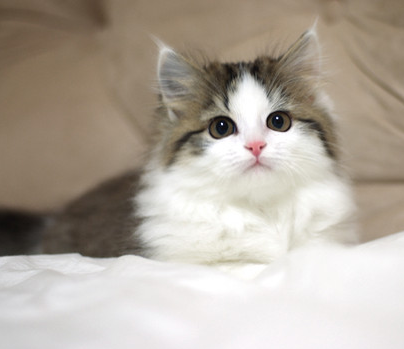
#> input picture cat.jpg, 404 x 349 px
$ python opencv-example10.py
#> lines starting #> are read from the running program, lines starting #| are printed output that depends on the picture; after the words box and inside, x2 and y2 are one past the last pixel; in counts of white or black regions, pixels touching at a corner belong together
import cv2
import matplotlib.pyplot as plt

# 임계점 처리
# cv2.threshold(iamge, thresh, max_value, type) : 임계값을 기준으로 흑/백으로 분류하는 함수
# image : 처리할 Gray Scale 이미지
# thresh : 임계 값(전체 픽셀에 적용)
# max_value : 임계 값을 넘었을 때 적용할 값
# type : 임계점을 처리하는 방식
# - THRESH_BINARY : 임계 값보다 크면 max_value, 작으면 0
# - THRESH_BINARY_INV : 임계 값보다 작으면 max_value, 크면 0
# - THRESH_TRUNC : 임계 값보다 크면 임계 값, 작으면 그대로
# - THRESH_TOZERO : 임계 값보다 크면 그대로, 작으면 0
# - THRESH_TOZERO_INV : 임계 값보다 크면 0, 작으면 그대로

image = cv2.imread('cat.jpg', cv2.IMREAD_GRAYSCALE)
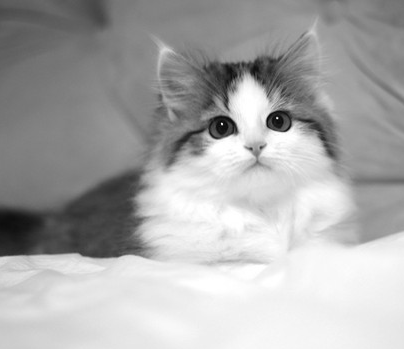
#> image: shape (349, 404); min 5, max 255, mean 170.4

images = []
ret, thres1 = cv2.threshold(image, 127, 255, cv2.THRESH_BINARY)
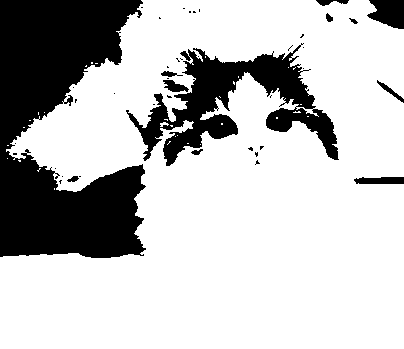
#> thres1: shape (349, 404); 75% white; 43 black regions (31 under 20 px), largest, box (x1, y1, x2, y2) and area: (0, 0, 146, 258) 24287, (126, 43, 339, 166) 9020, (367, 0, 404, 29) 798
ret, thres2 = cv2.threshold(image, 127, 255, cv2.THRESH_BINARY_INV)
ret, thres3 = cv2.threshold(image, 127, 255, cv2.THRESH_TRUNC)
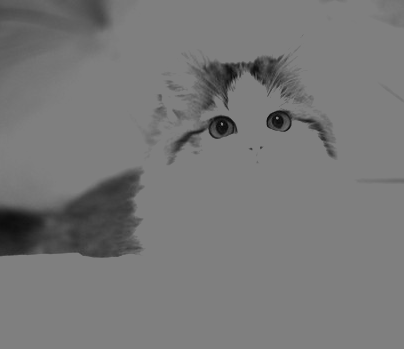
#> thres3: shape (349, 404); min 5, max 127, mean 119.1
ret, thres4 = cv2.threshold(image, 127, 255, cv2.THRESH_TOZERO)
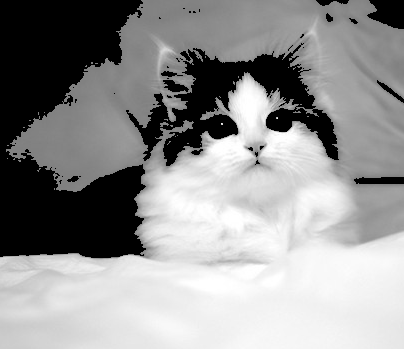
#> thres4: shape (349, 404); min 0, max 255, mean 146.6
ret, thres5 = cv2.threshold(image, 127, 255, cv2.THRESH_TOZERO_INV)
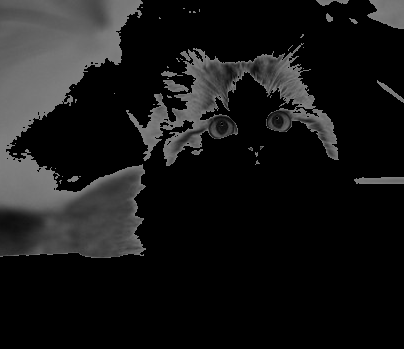
#> thres5: shape (349, 404); min 0, max 127, mean 23.8
images.append(thres1)
images.append(thres2)
images.append(thres3)
images.append(thres4)
images.append(thres5)

for i in images:
    plt.imshow(cv2.cvtColor(i, cv2.COLOR_GRAY2RGB))
    plt.show()
#> this loop made 5 passes

$ run again, with image01.jpg copied over cat.jpg
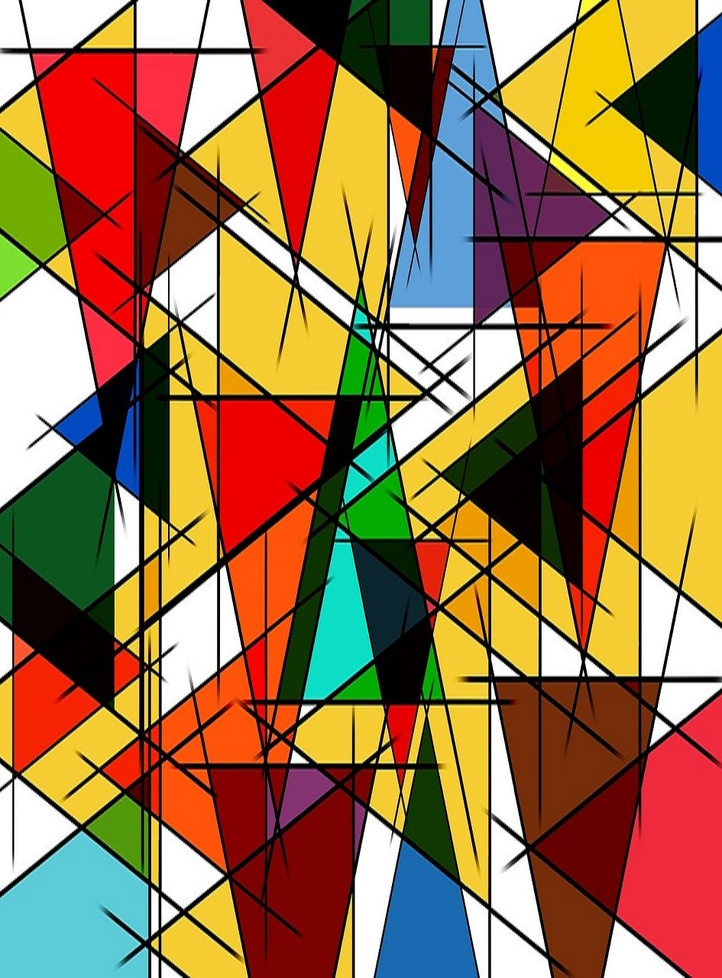
#> input picture image01.jpg, 722 x 978 px, shrunk from 945 x 1280 before the run
#> `ret, thres1 = cv2.threshold(image, 127, 255, cv2.THRESH_BINARY)`:
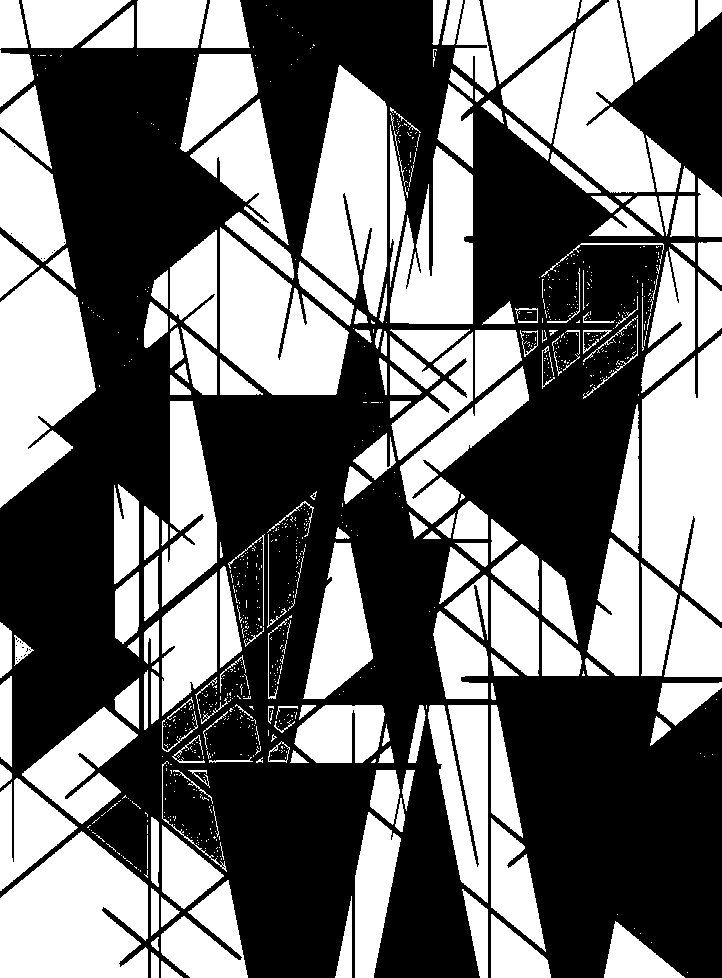
#> thres1: shape (978, 722); 44.2% white; 923 white regions (723 under 20 px), largest, box (x1, y1, x2, y2) and area: (642, 334, 722, 622) 17488, (0, 831, 148, 978) 16764, (0, 268, 96, 508) 15207
#> `ret, thres5 = cv2.threshold(image, 127, 255, cv2.THRESH_TOZERO_INV)`:
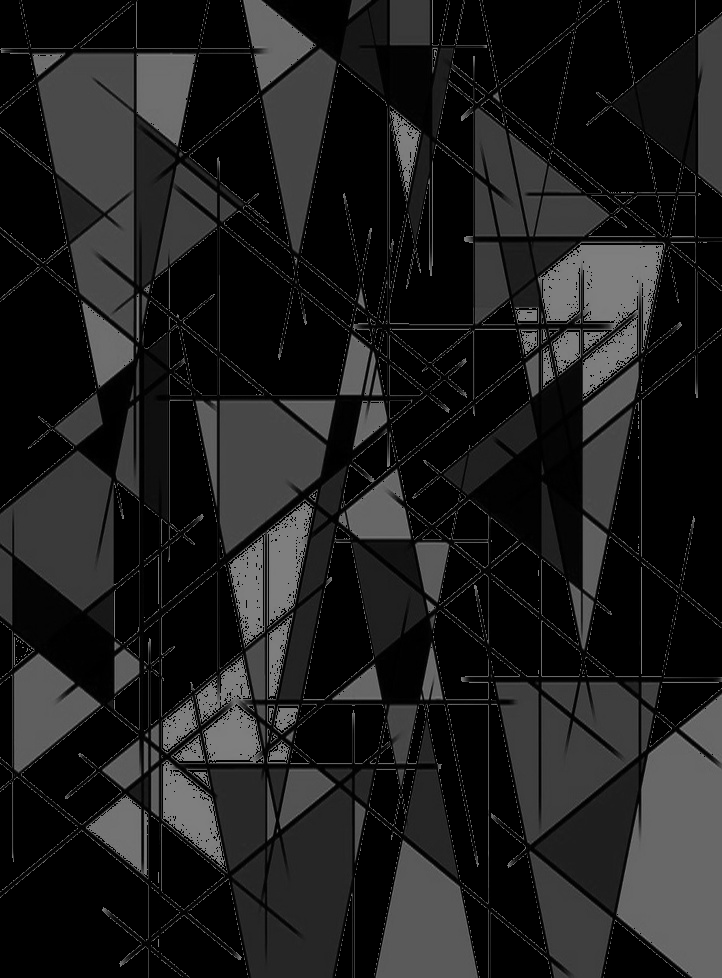
#> thres5: shape (978, 722); min 0, max 127, mean 30.1
#> the loop `for i in images:` made 5 passes
